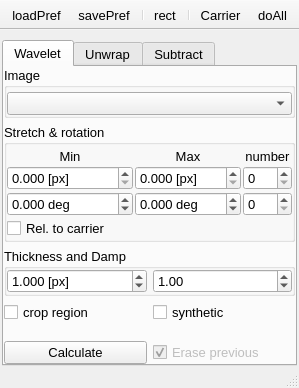
<?xml version="1.0" encoding="UTF-8"?>
<ui version="4.0">
 <class>nWavelet</class>
 <widget class="QMainWindow" name="nWavelet">
  <property name="geometry">
   <rect>
    <x>0</x>
    <y>0</y>
    <width>299</width>
    <height>388</height>
   </rect>
  </property>
  <property name="font">
   <font>
    <pointsize>10</pointsize>
   </font>
  </property>
  <property name="windowTitle">
   <string>Wavelet</string>
  </property>
  <property name="iconSize">
   <size>
    <width>20</width>
    <height>20</height>
   </size>
  </property>
  <property name="unifiedTitleAndToolBarOnMac">
   <bool>true</bool>
  </property>
  <widget class="QWidget" name="centralwidget">
   <layout class="QGridLayout" name="gridLayout_4">
    <property name="leftMargin">
     <number>2</number>
    </property>
    <property name="topMargin">
     <number>10</number>
    </property>
    <property name="rightMargin">
     <number>2</number>
    </property>
    <property name="bottomMargin">
     <number>0</number>
    </property>
    <item row="0" column="0">
     <widget class="QTabWidget" name="tabWidget">
      <property name="sizeIncrement">
       <size>
        <width>0</width>
        <height>0</height>
       </size>
      </property>
      <property name="font">
       <font>
        <pointsize>10</pointsize>
       </font>
      </property>
      <property name="currentIndex">
       <number>0</number>
      </property>
      <widget class="QWidget" name="Wavelet">
       <attribute name="title">
        <string>Wavelet</string>
       </attribute>
       <layout class="QGridLayout" name="gridLayout_13">
        <property name="leftMargin">
         <number>0</number>
        </property>
        <property name="topMargin">
         <number>0</number>
        </property>
        <property name="rightMargin">
         <number>0</number>
        </property>
        <property name="bottomMargin">
         <number>0</number>
        </property>
        <item row="0" column="0">
         <widget class="QGroupBox" name="groupBox_14">
          <property name="title">
           <string>Image</string>
          </property>
          <layout class="QGridLayout" name="gridLayout_17">
           <property name="leftMargin">
            <number>0</number>
           </property>
           <property name="topMargin">
            <number>4</number>
           </property>
           <property name="rightMargin">
            <number>0</number>
           </property>
           <property name="bottomMargin">
            <number>0</number>
           </property>
           <item row="0" column="0">
            <widget class="QComboBox" name="image">
             <property name="neutrinoImage" stdset="0">
              <bool>true</bool>
             </property>
            </widget>
           </item>
          </layout>
         </widget>
        </item>
        <item row="6" column="0">
         <widget class="QWidget" name="widget_3" native="true">
          <layout class="QGridLayout" name="gridLayout_2">
           <property name="leftMargin">
            <number>0</number>
           </property>
           <property name="topMargin">
            <number>0</number>
           </property>
           <property name="rightMargin">
            <number>0</number>
           </property>
           <property name="bottomMargin">
            <number>0</number>
           </property>
           <item row="0" column="0">
            <widget class="QPushButton" name="doWavelet">
             <property name="font">
              <font>
               <pointsize>10</pointsize>
              </font>
             </property>
             <property name="text">
              <string>Calculate</string>
             </property>
            </widget>
           </item>
           <item row="0" column="1">
            <widget class="QCheckBox" name="erasePrevious">
             <property name="enabled">
              <bool>false</bool>
             </property>
             <property name="font">
              <font>
               <pointsize>10</pointsize>
              </font>
             </property>
             <property name="text">
              <string>Erase previous</string>
             </property>
             <property name="checked">
              <bool>true</bool>
             </property>
             <property name="neutrinoSave" stdset="0">
              <bool>true</bool>
             </property>
            </widget>
           </item>
          </layout>
         </widget>
        </item>
        <item row="1" column="0">
         <widget class="QGroupBox" name="groupBox_8">
          <property name="title">
           <string>Stretch &amp;&amp; rotation</string>
          </property>
          <layout class="QGridLayout" name="gridLayout_7" rowstretch="0,0,0,0" columnstretch="1,0,0">
           <property name="leftMargin">
            <number>0</number>
           </property>
           <property name="topMargin">
            <number>4</number>
           </property>
           <property name="rightMargin">
            <number>0</number>
           </property>
           <property name="bottomMargin">
            <number>0</number>
           </property>
           <property name="spacing">
            <number>2</number>
           </property>
           <item row="1" column="0">
            <widget class="QDoubleSpinBox" name="minStretch">
             <property name="suffix">
              <string> [px]</string>
             </property>
             <property name="decimals">
              <number>3</number>
             </property>
             <property name="minimum">
              <double>0.000000000000000</double>
             </property>
             <property name="maximum">
              <double>9999.000000000000000</double>
             </property>
             <property name="singleStep">
              <double>0.100000000000000</double>
             </property>
             <property name="neutrinoSave" stdset="0">
              <bool>true</bool>
             </property>
            </widget>
           </item>
           <item row="0" column="1">
            <widget class="QLabel" name="label_2">
             <property name="font">
              <font>
               <pointsize>10</pointsize>
              </font>
             </property>
             <property name="text">
              <string>Max</string>
             </property>
             <property name="alignment">
              <set>Qt::AlignBottom|Qt::AlignHCenter</set>
             </property>
            </widget>
           </item>
           <item row="0" column="2">
            <widget class="QLabel" name="label_3">
             <property name="font">
              <font>
               <pointsize>10</pointsize>
              </font>
             </property>
             <property name="text">
              <string>number</string>
             </property>
             <property name="alignment">
              <set>Qt::AlignBottom|Qt::AlignHCenter</set>
             </property>
            </widget>
           </item>
           <item row="2" column="0">
            <widget class="QDoubleSpinBox" name="minAngle">
             <property name="suffix">
              <string> deg</string>
             </property>
             <property name="decimals">
              <number>3</number>
             </property>
             <property name="minimum">
              <double>-360.000000000000000</double>
             </property>
             <property name="maximum">
              <double>360.000000000000000</double>
             </property>
             <property name="neutrinoSave" stdset="0">
              <bool>true</bool>
             </property>
            </widget>
           </item>
           <item row="1" column="2">
            <widget class="QSpinBox" name="numStretch">
             <property name="minimum">
              <number>0</number>
             </property>
             <property name="maximum">
              <number>999</number>
             </property>
             <property name="value">
              <number>0</number>
             </property>
             <property name="neutrinoSave" stdset="0">
              <bool>true</bool>
             </property>
            </widget>
           </item>
           <item row="0" column="0">
            <widget class="QLabel" name="label">
             <property name="font">
              <font>
               <pointsize>10</pointsize>
              </font>
             </property>
             <property name="text">
              <string>Min</string>
             </property>
             <property name="alignment">
              <set>Qt::AlignBottom|Qt::AlignHCenter</set>
             </property>
            </widget>
           </item>
           <item row="2" column="2">
            <widget class="QSpinBox" name="numAngle">
             <property name="minimum">
              <number>0</number>
             </property>
             <property name="maximum">
              <number>999</number>
             </property>
             <property name="value">
              <number>0</number>
             </property>
             <property name="neutrinoSave" stdset="0">
              <bool>true</bool>
             </property>
            </widget>
           </item>
           <item row="1" column="1">
            <widget class="QDoubleSpinBox" name="maxStretch">
             <property name="suffix">
              <string> [px]</string>
             </property>
             <property name="decimals">
              <number>3</number>
             </property>
             <property name="minimum">
              <double>0.000000000000000</double>
             </property>
             <property name="maximum">
              <double>9999.000000000000000</double>
             </property>
             <property name="singleStep">
              <double>0.100000000000000</double>
             </property>
             <property name="neutrinoSave" stdset="0">
              <bool>true</bool>
             </property>
            </widget>
           </item>
           <item row="2" column="1">
            <widget class="QDoubleSpinBox" name="maxAngle">
             <property name="suffix">
              <string> deg</string>
             </property>
             <property name="decimals">
              <number>3</number>
             </property>
             <property name="minimum">
              <double>-360.000000000000000</double>
             </property>
             <property name="maximum">
              <double>360.000000000000000</double>
             </property>
             <property name="neutrinoSave" stdset="0">
              <bool>true</bool>
             </property>
            </widget>
           </item>
           <item row="3" column="0" colspan="3">
            <widget class="QWidget" name="widget" native="true">
             <layout class="QGridLayout" name="gridLayout_11" columnstretch="0,0,0">
              <property name="leftMargin">
               <number>0</number>
              </property>
              <property name="topMargin">
               <number>0</number>
              </property>
              <property name="rightMargin">
               <number>0</number>
              </property>
              <property name="bottomMargin">
               <number>0</number>
              </property>
              <item row="0" column="2">
               <widget class="QLabel" name="angleCarrierLabel">
                <property name="font">
                 <font>
                  <pointsize>10</pointsize>
                 </font>
                </property>
                <property name="text">
                 <string/>
                </property>
               </widget>
              </item>
              <item row="0" column="0">
               <widget class="QCheckBox" name="relative">
                <property name="font">
                 <font>
                  <pointsize>10</pointsize>
                 </font>
                </property>
                <property name="text">
                 <string>Rel. to carrier</string>
                </property>
                <property name="checked">
                 <bool>false</bool>
                </property>
                <property name="neutrinoSave" stdset="0">
                 <bool>true</bool>
                </property>
               </widget>
              </item>
              <item row="0" column="1">
               <widget class="QLabel" name="widthCarrierLabel">
                <property name="font">
                 <font>
                  <pointsize>10</pointsize>
                 </font>
                </property>
                <property name="text">
                 <string/>
                </property>
                <property name="alignment">
                 <set>Qt::AlignRight|Qt::AlignTrailing|Qt::AlignVCenter</set>
                </property>
               </widget>
              </item>
             </layout>
            </widget>
           </item>
          </layout>
         </widget>
        </item>
        <item row="3" column="0">
         <widget class="QWidget" name="widget_7" native="true">
          <layout class="QGridLayout" name="gridLayout_19">
           <property name="leftMargin">
            <number>0</number>
           </property>
           <property name="topMargin">
            <number>0</number>
           </property>
           <property name="rightMargin">
            <number>0</number>
           </property>
           <property name="bottomMargin">
            <number>0</number>
           </property>
           <item row="0" column="0">
            <widget class="QCheckBox" name="showSource">
             <property name="font">
              <font>
               <pointsize>10</pointsize>
              </font>
             </property>
             <property name="text">
              <string>crop region</string>
             </property>
             <property name="neutrinoSave" stdset="0">
              <bool>true</bool>
             </property>
            </widget>
           </item>
           <item row="0" column="1">
            <widget class="QCheckBox" name="synthetic">
             <property name="font">
              <font>
               <pointsize>10</pointsize>
              </font>
             </property>
             <property name="text">
              <string>synthetic</string>
             </property>
             <property name="neutrinoSave" stdset="0">
              <bool>true</bool>
             </property>
            </widget>
           </item>
          </layout>
         </widget>
        </item>
        <item row="4" column="0">
         <spacer name="verticalSpacer_2">
          <property name="orientation">
           <enum>Qt::Vertical</enum>
          </property>
          <property name="sizeHint" stdset="0">
           <size>
            <width>20</width>
            <height>40</height>
           </size>
          </property>
         </spacer>
        </item>
        <item row="2" column="0">
         <widget class="QGroupBox" name="groupBox">
          <property name="title">
           <string>Thickness and Damp</string>
          </property>
          <layout class="QGridLayout" name="gridLayout">
           <property name="leftMargin">
            <number>0</number>
           </property>
           <property name="topMargin">
            <number>0</number>
           </property>
           <property name="rightMargin">
            <number>0</number>
           </property>
           <property name="bottomMargin">
            <number>0</number>
           </property>
           <item row="0" column="0">
            <widget class="QDoubleSpinBox" name="thickness">
             <property name="suffix">
              <string> [px]</string>
             </property>
             <property name="decimals">
              <number>3</number>
             </property>
             <property name="minimum">
              <double>0.000000000000000</double>
             </property>
             <property name="maximum">
              <double>999.990000000000009</double>
             </property>
             <property name="value">
              <double>1.000000000000000</double>
             </property>
             <property name="neutrinoSave" stdset="0">
              <bool>true</bool>
             </property>
            </widget>
           </item>
           <item row="0" column="1">
            <widget class="QDoubleSpinBox" name="damp">
             <property name="singleStep">
              <double>0.100000000000000</double>
             </property>
             <property name="value">
              <double>1.000000000000000</double>
             </property>
             <property name="neutrinoSave" stdset="0">
              <bool>true</bool>
             </property>
            </widget>
           </item>
          </layout>
         </widget>
        </item>
       </layout>
      </widget>
      <widget class="QWidget" name="Unwrap">
       <attribute name="title">
        <string>Unwrap</string>
       </attribute>
       <layout class="QGridLayout" name="gridLayout_12">
        <property name="leftMargin">
         <number>0</number>
        </property>
        <property name="topMargin">
         <number>0</number>
        </property>
        <property name="rightMargin">
         <number>0</number>
        </property>
        <property name="bottomMargin">
         <number>0</number>
        </property>
        <item row="0" column="0">
         <widget class="QGroupBox" name="groupBox_13">
          <property name="title">
           <string>Phase/2pi &amp;&amp; quality</string>
          </property>
          <layout class="QGridLayout" name="gridLayout_16">
           <property name="leftMargin">
            <number>0</number>
           </property>
           <property name="topMargin">
            <number>4</number>
           </property>
           <property name="rightMargin">
            <number>0</number>
           </property>
           <property name="bottomMargin">
            <number>0</number>
           </property>
           <item row="0" column="0">
            <widget class="QComboBox" name="imageUnwrap">
             <property name="neutrinoImage" stdset="0">
              <bool>true</bool>
             </property>
            </widget>
           </item>
           <item row="1" column="0">
            <widget class="QComboBox" name="qualityUnwrap">
             <property name="neutrinoImage" stdset="0">
              <bool>true</bool>
             </property>
            </widget>
           </item>
          </layout>
         </widget>
        </item>
        <item row="3" column="0">
         <spacer name="verticalSpacer">
          <property name="orientation">
           <enum>Qt::Vertical</enum>
          </property>
          <property name="sizeHint" stdset="0">
           <size>
            <width>20</width>
            <height>40</height>
           </size>
          </property>
         </spacer>
        </item>
        <item row="1" column="0">
         <widget class="QGroupBox" name="methodBox">
          <property name="title">
           <string>Method</string>
          </property>
          <layout class="QGridLayout" name="gridLayout_5" columnstretch="1,0,0">
           <property name="leftMargin">
            <number>0</number>
           </property>
           <property name="topMargin">
            <number>0</number>
           </property>
           <property name="rightMargin">
            <number>0</number>
           </property>
           <property name="bottomMargin">
            <number>0</number>
           </property>
           <item row="0" column="0">
            <widget class="QComboBox" name="method">
             <property name="toolTip">
              <string>Unwrap strategy</string>
             </property>
             <property name="neutrinoSave" stdset="0">
              <bool>false</bool>
             </property>
             <item>
              <property name="text">
               <string>Simple H+V</string>
              </property>
             </item>
             <item>
              <property name="text">
               <string>Simple V+H</string>
              </property>
             </item>
             <item>
              <property name="text">
               <string>Goldstein</string>
              </property>
             </item>
             <item>
              <property name="text">
               <string>Miguel</string>
              </property>
             </item>
             <item>
              <property name="text">
               <string>Miguel+Quality</string>
              </property>
             </item>
             <item>
              <property name="text">
               <string>Quality</string>
              </property>
             </item>
            </widget>
           </item>
           <item row="0" column="1">
            <widget class="QCheckBox" name="useBarrier">
             <property name="text">
              <string/>
             </property>
             <property name="neutrinoSave" stdset="0">
              <bool>true</bool>
             </property>
            </widget>
           </item>
           <item row="0" column="2">
            <widget class="QToolButton" name="lineBarrier">
             <property name="text">
              <string>...</string>
             </property>
             <property name="icon">
              <iconset resource="../qrc/icons.qrc">
               <normaloff>:/icons/line.png</normaloff>:/icons/line.png</iconset>
             </property>
            </widget>
           </item>
          </layout>
         </widget>
        </item>
        <item row="4" column="0">
         <widget class="QWidget" name="widget_2" native="true">
          <layout class="QGridLayout" name="gridLayout_6">
           <property name="leftMargin">
            <number>0</number>
           </property>
           <property name="topMargin">
            <number>0</number>
           </property>
           <property name="rightMargin">
            <number>0</number>
           </property>
           <property name="bottomMargin">
            <number>0</number>
           </property>
           <item row="1" column="0">
            <widget class="QPushButton" name="doUnwrap">
             <property name="font">
              <font>
               <pointsize>10</pointsize>
              </font>
             </property>
             <property name="text">
              <string>Unwrap</string>
             </property>
            </widget>
           </item>
           <item row="1" column="1">
            <widget class="QCheckBox" name="erasePreviousUnwrap">
             <property name="enabled">
              <bool>false</bool>
             </property>
             <property name="font">
              <font>
               <pointsize>10</pointsize>
              </font>
             </property>
             <property name="text">
              <string>Erase previous</string>
             </property>
             <property name="checked">
              <bool>true</bool>
             </property>
             <property name="neutrinoSave" stdset="0">
              <bool>true</bool>
             </property>
            </widget>
           </item>
           <item row="0" column="0">
            <widget class="QCheckBox" name="removeCarrierAfterUnwrap">
             <property name="font">
              <font>
               <pointsize>10</pointsize>
              </font>
             </property>
             <property name="text">
              <string>remove carrier</string>
             </property>
             <property name="neutrinoSave" stdset="0">
              <bool>true</bool>
             </property>
            </widget>
           </item>
          </layout>
         </widget>
        </item>
       </layout>
      </widget>
      <widget class="QWidget" name="Carrier">
       <attribute name="title">
        <string>Subtract</string>
       </attribute>
       <layout class="QGridLayout" name="gridLayout_10">
        <property name="leftMargin">
         <number>0</number>
        </property>
        <property name="topMargin">
         <number>0</number>
        </property>
        <property name="rightMargin">
         <number>0</number>
        </property>
        <property name="bottomMargin">
         <number>0</number>
        </property>
        <item row="0" column="0">
         <widget class="QGroupBox" name="groupBox_2">
          <property name="title">
           <string>Phase/2pi</string>
          </property>
          <layout class="QGridLayout" name="gridLayout_9" columnstretch="0,1">
           <property name="leftMargin">
            <number>0</number>
           </property>
           <property name="topMargin">
            <number>4</number>
           </property>
           <property name="rightMargin">
            <number>0</number>
           </property>
           <property name="bottomMargin">
            <number>0</number>
           </property>
           <item row="1" column="1">
            <widget class="QDoubleSpinBox" name="phaseOffset">
             <property name="decimals">
              <number>3</number>
             </property>
             <property name="minimum">
              <double>-999.000000000000000</double>
             </property>
             <property name="maximum">
              <double>999.000000000000000</double>
             </property>
             <property name="neutrinoSave" stdset="0">
              <bool>true</bool>
             </property>
            </widget>
           </item>
           <item row="1" column="0">
            <widget class="QLabel" name="label_4">
             <property name="font">
              <font>
               <pointsize>10</pointsize>
              </font>
             </property>
             <property name="text">
              <string>Offset</string>
             </property>
            </widget>
           </item>
           <item row="0" column="0" colspan="2">
            <widget class="QComboBox" name="unwrapped">
             <property name="neutrinoImage" stdset="0">
              <bool>true</bool>
             </property>
            </widget>
           </item>
          </layout>
         </widget>
        </item>
        <item row="1" column="0">
         <widget class="QWidget" name="widget_4" native="true">
          <layout class="QGridLayout" name="gridLayout_14" rowstretch="0,0" columnstretch="0,1">
           <property name="leftMargin">
            <number>0</number>
           </property>
           <property name="topMargin">
            <number>0</number>
           </property>
           <property name="rightMargin">
            <number>0</number>
           </property>
           <property name="bottomMargin">
            <number>0</number>
           </property>
           <property name="horizontalSpacing">
            <number>2</number>
           </property>
           <item row="0" column="0">
            <widget class="QRadioButton" name="carrier">
             <property name="text">
              <string/>
             </property>
             <property name="checked">
              <bool>true</bool>
             </property>
             <property name="neutrinoSave" stdset="0">
              <bool>true</bool>
             </property>
            </widget>
           </item>
           <item row="0" column="1">
            <widget class="QGroupBox" name="carrierBox">
             <property name="title">
              <string>Carrier: interfringe, angle and weight</string>
             </property>
             <layout class="QGridLayout" name="gridLayout_3" columnstretch="1,1,0,0">
              <property name="leftMargin">
               <number>0</number>
              </property>
              <property name="topMargin">
               <number>0</number>
              </property>
              <property name="rightMargin">
               <number>0</number>
              </property>
              <property name="bottomMargin">
               <number>0</number>
              </property>
              <item row="0" column="1">
               <widget class="QDoubleSpinBox" name="angleCarrier">
                <property name="alignment">
                 <set>Qt::AlignRight|Qt::AlignTrailing|Qt::AlignVCenter</set>
                </property>
                <property name="suffix">
                 <string> ˚</string>
                </property>
                <property name="decimals">
                 <number>2</number>
                </property>
                <property name="minimum">
                 <double>-360.000000000000000</double>
                </property>
                <property name="maximum">
                 <double>360.000000000000000</double>
                </property>
                <property name="singleStep">
                 <double>0.100000000000000</double>
                </property>
                <property name="neutrinoSave" stdset="0">
                 <bool>true</bool>
                </property>
               </widget>
              </item>
              <item row="0" column="2">
               <widget class="QDoubleSpinBox" name="weightCarrier">
                <property name="toolTip">
                 <string>Frequency weight (&lt;0 for lower freq; &gt;0 for higher freq)</string>
                </property>
                <property name="alignment">
                 <set>Qt::AlignRight|Qt::AlignTrailing|Qt::AlignVCenter</set>
                </property>
                <property name="decimals">
                 <number>1</number>
                </property>
                <property name="minimum">
                 <double>-9.900000000000000</double>
                </property>
                <property name="maximum">
                 <double>9.900000000000000</double>
                </property>
                <property name="singleStep">
                 <double>0.100000000000000</double>
                </property>
                <property name="value">
                 <double>0.500000000000000</double>
                </property>
                <property name="neutrinoSave" stdset="0">
                 <bool>true</bool>
                </property>
               </widget>
              </item>
              <item row="0" column="0">
               <widget class="QDoubleSpinBox" name="widthCarrier">
                <property name="alignment">
                 <set>Qt::AlignRight|Qt::AlignTrailing|Qt::AlignVCenter</set>
                </property>
                <property name="suffix">
                 <string> px</string>
                </property>
                <property name="decimals">
                 <number>2</number>
                </property>
                <property name="minimum">
                 <double>-9999.000000000000000</double>
                </property>
                <property name="maximum">
                 <double>9999.000000000000000</double>
                </property>
                <property name="singleStep">
                 <double>0.100000000000000</double>
                </property>
                <property name="value">
                 <double>1.000000000000000</double>
                </property>
                <property name="neutrinoSave" stdset="0">
                 <bool>true</bool>
                </property>
               </widget>
              </item>
              <item row="0" column="3">
               <widget class="QCheckBox" name="liveView">
                <property name="toolTip">
                 <string>automatic update</string>
                </property>
                <property name="text">
                 <string/>
                </property>
                <property name="neutrinoSave" stdset="0">
                 <bool>true</bool>
                </property>
               </widget>
              </item>
             </layout>
            </widget>
           </item>
           <item row="1" column="0">
            <widget class="QRadioButton" name="reference">
             <property name="text">
              <string/>
             </property>
             <property name="neutrinoSave" stdset="0">
              <bool>true</bool>
             </property>
            </widget>
           </item>
           <item row="1" column="1">
            <widget class="QGroupBox" name="groupBox_3">
             <property name="title">
              <string>Reference phase/2pi</string>
             </property>
             <layout class="QGridLayout" name="gridLayout_8">
              <property name="leftMargin">
               <number>0</number>
              </property>
              <property name="topMargin">
               <number>6</number>
              </property>
              <property name="rightMargin">
               <number>0</number>
              </property>
              <property name="bottomMargin">
               <number>0</number>
              </property>
              <item row="0" column="0" colspan="2">
               <widget class="QComboBox" name="refUnwrap">
                <property name="neutrinoImage" stdset="0">
                 <bool>true</bool>
                </property>
               </widget>
              </item>
             </layout>
            </widget>
           </item>
          </layout>
         </widget>
        </item>
        <item row="3" column="0">
         <widget class="QWidget" name="widget_5" native="true">
          <layout class="QGridLayout" name="gridLayout_15">
           <property name="leftMargin">
            <number>0</number>
           </property>
           <property name="topMargin">
            <number>0</number>
           </property>
           <property name="rightMargin">
            <number>0</number>
           </property>
           <property name="bottomMargin">
            <number>0</number>
           </property>
           <item row="0" column="0">
            <widget class="QPushButton" name="doRemove">
             <property name="font">
              <font>
               <pointsize>10</pointsize>
              </font>
             </property>
             <property name="text">
              <string>Subtract</string>
             </property>
            </widget>
           </item>
           <item row="0" column="1">
            <widget class="QCheckBox" name="erasePreviuos">
             <property name="enabled">
              <bool>false</bool>
             </property>
             <property name="font">
              <font>
               <pointsize>10</pointsize>
              </font>
             </property>
             <property name="text">
              <string>Erase previous</string>
             </property>
             <property name="checked">
              <bool>true</bool>
             </property>
             <property name="neutrinoSave" stdset="0">
              <bool>true</bool>
             </property>
            </widget>
           </item>
          </layout>
         </widget>
        </item>
        <item row="2" column="0">
         <spacer name="verticalSpacer_3">
          <property name="orientation">
           <enum>Qt::Vertical</enum>
          </property>
          <property name="sizeHint" stdset="0">
           <size>
            <width>20</width>
            <height>40</height>
           </size>
          </property>
         </spacer>
        </item>
       </layout>
      </widget>
     </widget>
    </item>
   </layout>
  </widget>
  <widget class="QStatusBar" name="statusbar">
   <property name="font">
    <font>
     <pointsize>10</pointsize>
    </font>
   </property>
  </widget>
  <widget class="QToolBar" name="toolBar">
   <property name="windowTitle">
    <string>toolBar</string>
   </property>
   <property name="movable">
    <bool>false</bool>
   </property>
   <property name="floatable">
    <bool>false</bool>
   </property>
   <attribute name="toolBarArea">
    <enum>TopToolBarArea</enum>
   </attribute>
   <attribute name="toolBarBreak">
    <bool>false</bool>
   </attribute>
   <addaction name="actionLoadPref"/>
   <addaction name="actionSavePref"/>
   <addaction name="separator"/>
   <addaction name="actionRect"/>
   <addaction name="separator"/>
   <addaction name="actionCarrier"/>
   <addaction name="actionDoAll"/>
  </widget>
  <action name="actionRect">
   <property name="icon">
    <iconset>
     <normaloff>:icons//rect.png</normaloff>:icons//rect.png</iconset>
   </property>
   <property name="text">
    <string>rect</string>
   </property>
   <property name="toolTip">
    <string>Show wavelet region</string>
   </property>
  </action>
  <action name="actionSavePref">
   <property name="icon">
    <iconset>
     <normaloff>:icons//savePref.png</normaloff>:icons//savePref.png</iconset>
   </property>
   <property name="text">
    <string>savePref</string>
   </property>
   <property name="toolTip">
    <string>Save Preferences</string>
   </property>
  </action>
  <action name="actionLoadPref">
   <property name="icon">
    <iconset>
     <normaloff>:icons//loadPref.png</normaloff>:icons//loadPref.png</iconset>
   </property>
   <property name="text">
    <string>loadPref</string>
   </property>
   <property name="toolTip">
    <string>Load Preferences</string>
   </property>
  </action>
  <action name="actionCarrier">
   <property name="icon">
    <iconset resource="../qrc/icons.qrc">
     <normaloff>:/icons/refresh2.png</normaloff>:/icons/refresh2.png</iconset>
   </property>
   <property name="text">
    <string>Carrier</string>
   </property>
   <property name="toolTip">
    <string>Guess carrier interfringe and angle</string>
   </property>
  </action>
  <action name="actionDoAll">
   <property name="icon">
    <iconset resource="../qrc/icons.qrc">
     <normaloff>:/icons/autoRefresh.png</normaloff>:/icons/autoRefresh.png</iconset>
   </property>
   <property name="text">
    <string>doAll</string>
   </property>
   <property name="toolTip">
    <string>Wavelet, unwrap</string>
   </property>
  </action>
 </widget>
 <tabstops>
  <tabstop>tabWidget</tabstop>
  <tabstop>image</tabstop>
  <tabstop>minStretch</tabstop>
  <tabstop>maxStretch</tabstop>
  <tabstop>numStretch</tabstop>
  <tabstop>minAngle</tabstop>
  <tabstop>maxAngle</tabstop>
  <tabstop>numAngle</tabstop>
  <tabstop>relative</tabstop>
  <tabstop>thickness</tabstop>
  <tabstop>damp</tabstop>
  <tabstop>showSource</tabstop>
  <tabstop>synthetic</tabstop>
  <tabstop>doWavelet</tabstop>
  <tabstop>erasePrevious</tabstop>
  <tabstop>imageUnwrap</tabstop>
  <tabstop>qualityUnwrap</tabstop>
  <tabstop>method</tabstop>
  <tabstop>useBarrier</tabstop>
  <tabstop>lineBarrier</tabstop>
  <tabstop>removeCarrierAfterUnwrap</tabstop>
  <tabstop>doUnwrap</tabstop>
  <tabstop>erasePreviousUnwrap</tabstop>
  <tabstop>unwrapped</tabstop>
  <tabstop>phaseOffset</tabstop>
  <tabstop>carrier</tabstop>
  <tabstop>widthCarrier</tabstop>
  <tabstop>angleCarrier</tabstop>
  <tabstop>weightCarrier</tabstop>
  <tabstop>liveView</tabstop>
  <tabstop>reference</tabstop>
  <tabstop>refUnwrap</tabstop>
  <tabstop>doRemove</tabstop>
  <tabstop>erasePreviuos</tabstop>
 </tabstops>
 <resources>
  <include location="../resources/icons/icons.qrc"/>
 </resources>
 <connections/>
</ui>
